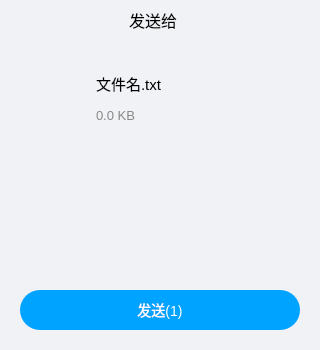
<?xml version="1.0" encoding="UTF-8"?>
<ui version="4.0">
 <class>FileConfirmDlg</class>
 <widget class="QDialog" name="FileConfirmDlg">
  <property name="geometry">
   <rect>
    <x>0</x>
    <y>0</y>
    <width>320</width>
    <height>350</height>
   </rect>
  </property>
  <property name="windowTitle">
   <string>发送文件</string>
  </property>
  <property name="styleSheet">
   <string notr="true">QDialog {
    background-color: #f0f2f5;
    border-radius: 10px;
}
</string>
  </property>
  <layout class="QVBoxLayout" name="verticalLayout">
   <property name="spacing">
    <number>0</number>
   </property>
   <property name="leftMargin">
    <number>0</number>
   </property>
   <property name="topMargin">
    <number>0</number>
   </property>
   <property name="rightMargin">
    <number>0</number>
   </property>
   <property name="bottomMargin">
    <number>20</number>
   </property>
   <item>
    <widget class="QWidget" name="title_widget" native="true">
     <property name="minimumSize">
      <size>
       <width>0</width>
       <height>40</height>
      </size>
     </property>
     <layout class="QHBoxLayout" name="horizontalLayout">
      <property name="spacing">
       <number>0</number>
      </property>
      <property name="leftMargin">
       <number>20</number>
      </property>
      <property name="topMargin">
       <number>0</number>
      </property>
      <property name="rightMargin">
       <number>10</number>
      </property>
      <property name="bottomMargin">
       <number>0</number>
      </property>
      <item>
       <spacer name="horizontalSpacer_2">
        <property name="orientation">
         <enum>Qt::Orientation::Horizontal</enum>
        </property>
        <property name="sizeHint" stdset="0">
         <size>
          <width>40</width>
          <height>20</height>
         </size>
        </property>
       </spacer>
      </item>
      <item>
       <widget class="QLabel" name="title_lb">
        <property name="font">
         <font>
          <pointsize>12</pointsize>
         </font>
        </property>
        <property name="text">
         <string>发送给</string>
        </property>
        <property name="alignment">
         <set>Qt::AlignmentFlag::AlignCenter</set>
        </property>
       </widget>
      </item>
      <item>
       <spacer name="horizontalSpacer">
        <property name="orientation">
         <enum>Qt::Orientation::Horizontal</enum>
        </property>
        <property name="sizeHint" stdset="0">
         <size>
          <width>40</width>
          <height>20</height>
         </size>
        </property>
       </spacer>
      </item>
      <item>
       <widget class="ClickedLabel" name="close_lb">
        <property name="minimumSize">
         <size>
          <width>24</width>
          <height>24</height>
         </size>
        </property>
        <property name="maximumSize">
         <size>
          <width>24</width>
          <height>24</height>
         </size>
        </property>
        <property name="text">
         <string/>
        </property>
        <property name="pixmap">
         <pixmap resource="resources.qrc">:/images/close.png</pixmap>
        </property>
        <property name="scaledContents">
         <bool>true</bool>
        </property>
       </widget>
      </item>
     </layout>
    </widget>
   </item>
   <item>
    <spacer name="verticalSpacer_2">
     <property name="orientation">
      <enum>Qt::Orientation::Vertical</enum>
     </property>
     <property name="sizeType">
      <enum>QSizePolicy::Policy::Fixed</enum>
     </property>
     <property name="sizeHint" stdset="0">
      <size>
       <width>20</width>
       <height>20</height>
      </size>
     </property>
    </spacer>
   </item>
   <item>
    <widget class="QWidget" name="content_widget" native="true">
     <layout class="QHBoxLayout" name="horizontalLayout_2">
      <property name="leftMargin">
       <number>20</number>
      </property>
      <property name="rightMargin">
       <number>20</number>
      </property>
      <item>
       <widget class="QLabel" name="file_icon_lb">
        <property name="minimumSize">
         <size>
          <width>60</width>
          <height>60</height>
         </size>
        </property>
        <property name="maximumSize">
         <size>
          <width>60</width>
          <height>60</height>
         </size>
        </property>
        <property name="text">
         <string/>
        </property>
        <property name="pixmap">
         <pixmap resource="resources.qrc">:/images/file.png</pixmap>
        </property>
        <property name="scaledContents">
         <bool>true</bool>
        </property>
       </widget>
      </item>
      <item>
       <widget class="QWidget" name="info_widget" native="true">
        <layout class="QVBoxLayout" name="verticalLayout_2">
         <property name="spacing">
          <number>5</number>
         </property>
         <property name="leftMargin">
          <number>10</number>
         </property>
         <property name="topMargin">
          <number>0</number>
         </property>
         <property name="rightMargin">
          <number>0</number>
         </property>
         <property name="bottomMargin">
          <number>0</number>
         </property>
         <item>
          <widget class="QLabel" name="file_name_lb">
           <property name="font">
            <font>
             <pointsize>11</pointsize>
            </font>
           </property>
           <property name="text">
            <string>文件名.txt</string>
           </property>
           <property name="wordWrap">
            <bool>true</bool>
           </property>
          </widget>
         </item>
         <item>
          <widget class="QLabel" name="file_size_lb">
           <property name="font">
            <font>
             <pointsize>10</pointsize>
            </font>
           </property>
           <property name="styleSheet">
            <string notr="true">color: #888888;</string>
           </property>
           <property name="text">
            <string>0.0 KB</string>
           </property>
          </widget>
         </item>
        </layout>
       </widget>
      </item>
     </layout>
    </widget>
   </item>
   <item>
    <spacer name="verticalSpacer">
     <property name="orientation">
      <enum>Qt::Orientation::Vertical</enum>
     </property>
     <property name="sizeHint" stdset="0">
      <size>
       <width>20</width>
       <height>40</height>
      </size>
     </property>
    </spacer>
   </item>
   <item>
    <layout class="QHBoxLayout" name="horizontalLayout_3">
     <property name="leftMargin">
      <number>20</number>
     </property>
     <property name="rightMargin">
      <number>20</number>
     </property>
     <item>
      <widget class="ClickedBtn" name="send_btn">
       <property name="minimumSize">
        <size>
         <width>0</width>
         <height>40</height>
        </size>
       </property>
       <property name="text">
        <string>发送(1)</string>
       </property>
       <property name="styleSheet">
        <string notr="true">QPushButton {
    background-color: #00a3ff;
    color: white;
    border-radius: 20px;
    font-size: 14px;
}
QPushButton:hover {
    background-color: #0090e0;
}
QPushButton:pressed {
    background-color: #007cc0;
}</string>
       </property>
      </widget>
     </item>
    </layout>
   </item>
  </layout>
 </widget>
 <customwidgets>
  <customwidget>
   <class>ClickedLabel</class>
   <extends>QLabel</extends>
   <header>clickedlabel.h</header>
  </customwidget>
  <customwidget>
   <class>ClickedBtn</class>
   <extends>QPushButton</extends>
   <header>clickedbtn.h</header>
  </customwidget>
 </customwidgets>
 <resources>
  <include location="resources.qrc"/>
 </resources>
 <connections/>
</ui>
